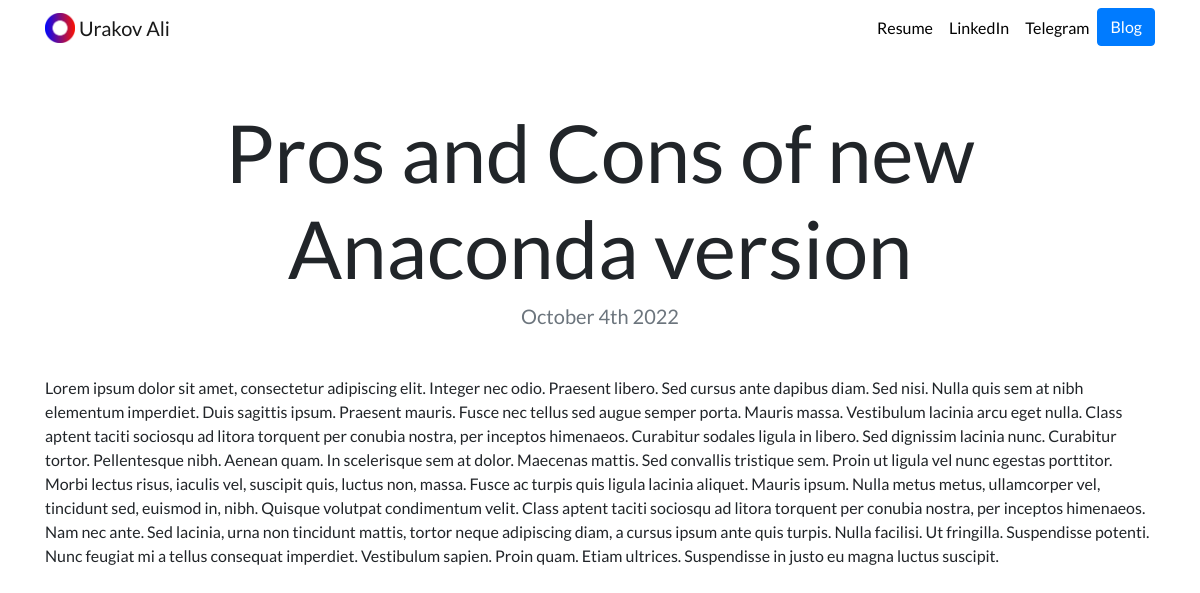
Page /blog/2 on the committed database.
### blog/models.py (models this page shows, shortened)
class Blog(models.Model):
    title = models.CharField(max_length = 100)
    date = models.DateTimeField(auto_now = True)
    text = models.TextField()

### blog/views.py (the view)
# urls.py: path('<int:blog_id>', blogDetailView, name='blog_detail')
def blogDetailView(request, blog_id):
    Blog_detail = get_object_or_404(Blog, pk=blog_id)
    return render(request, 'blog_detail.html', {'blog':Blog_detail})

### blog/templates/blog_detail.html
{% extends "base.html" %}
{% load static %}
{% block content %}
<h1 class="text-center mt-5" id="blogdetailtitle">{{ blog.title }}</h1>
<h5 class="text-center text-muted mb-5">{{ blog.date|date:'F jS Y' }}</h5>
{{ blog.text|safe }}
{% endblock %}

### portfolio/static/css/custom.css (style rules this page uses)
body { font-family: 'Lato', sans-serif; }
@media (min-width: 992px) { #blogdetailtitle { font-size: 5rem; } }

### rows in the picture
Blog: title "Pros and Cons of new Anaconda version", date "October 4th 2022", text "Lorem ipsum dolor sit amet, consectetur adipiscing elit. Integer nec odio. Praesent libero. Sed cursus ante dapibus diam. Sed nisi. Nulla quis sem at nibh elementum imperdiet. Duis sagittis ipsum. Praesent mauris. Fusce nec tellus sed augue semper porta. Mauris massa. Vestibulum lacinia arcu eget nulla. Class aptent taciti sociosqu ad litora torquent per conubia nostra, per inceptos himenaeos. Curabitur sodales ligula in libero. Sed dignissim lacinia nunc. Curabitur tortor. Pellentesque nibh. Aenean quam. In scelerisque sem at dolor. Maecenas mattis. Sed convallis tristique sem. Proin ut ligula vel nunc egestas porttitor. Morbi lectus risus, iaculis vel, suscipit quis, luctus non, massa.…"
